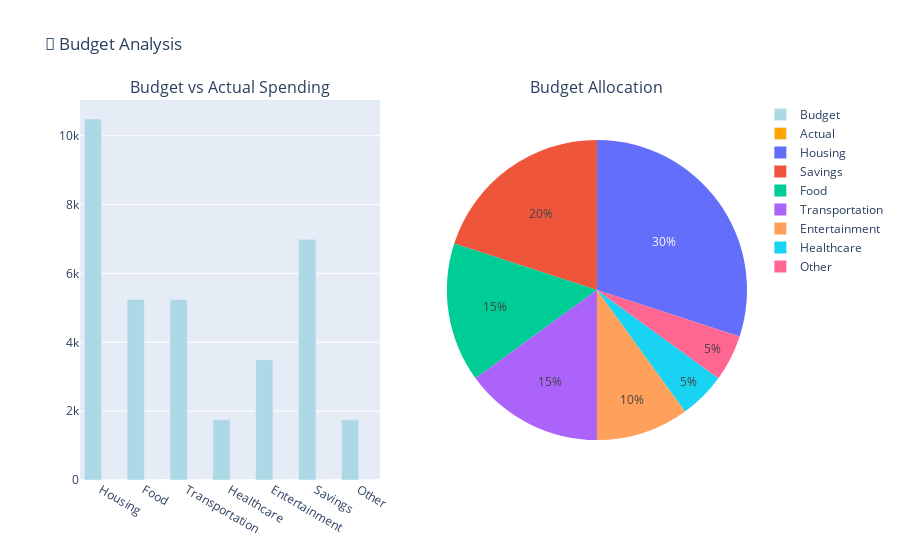

Here is the notebook cell this chart was saved with:
### Markdown cell above
## 🎯 Budget Analysis & Recommendations

### Code cell
# Create a simple budget based on historical data
# You can modify these percentages based on your financial goals
BUDGET_PERCENTAGES = {
    'Housing': 0.30,      # 30% of income
    'Food': 0.15,         # 15% of income
    'Transportation': 0.15, # 15% of income
    'Healthcare': 0.05,   # 5% of income
    'Entertainment': 0.10, # 10% of income
    'Savings': 0.20,      # 20% of income
    'Other': 0.05         # 5% of income
}

# Calculate budget vs actual for recent months
recent_months = monthly_summary.tail(3)
avg_monthly_income = recent_months.get('Income', 0).mean()

print("🎯 BUDGET ANALYSIS")
print("=" * 60)
print(f"Average Monthly Income: ${avg_monthly_income:,.2f}")
print("\nRecommended Budget Allocation:")
print("-" * 60)

budget_data = []
for category, percentage in BUDGET_PERCENTAGES.items():
    budget_amount = avg_monthly_income * percentage
    
    # Try to match with actual spending categories
    if category == 'Housing':
        actual_categories = ['Rent', 'Mortgage', 'Utilities', 'Electricity', 'Water', 'Gas', 'Internet']
    elif category == 'Food':
        actual_categories = ['Groceries', 'Dining Out', 'Food']
    elif category == 'Transportation':
        actual_categories = ['Fuel', 'Public Transit', 'Car Payment', 'Car Insurance', 'Transportation']
    else:
        actual_categories = [category]
    
    # Calculate actual spending
    actual_spending = 0
    for cat in actual_categories:
        if cat in category_spending.index:
            actual_spending += category_spending.loc[cat, 'Total_Spent'] / len(monthly_summary)
    
    budget_data.append({
        'Category': category,
        'Budget': budget_amount,
        'Actual': actual_spending,
        'Difference': budget_amount - actual_spending,
        'Percentage': percentage * 100
    })
    
    status = "✅ Under" if actual_spending <= budget_amount else "❌ Over"
    print(f"{category:<15} ${budget_amount:>8,.0f} vs ${actual_spending:>8,.0f} {status}")

# Create budget visualization
budget_df = pd.DataFrame(budget_data)

fig = make_subplots(
    rows=1, cols=2,
    subplot_titles=('Budget vs Actual Spending', 'Budget Allocation'),
    specs=[[{"type": "bar"}, {"type": "pie"}]]
)

# Budget vs Actual
fig.add_trace(
    go.Bar(x=budget_df['Category'], y=budget_df['Budget'],
           name='Budget', marker_color='lightblue'),
    row=1, col=1
)
fig.add_trace(
    go.Bar(x=budget_df['Category'], y=budget_df['Actual'],
           name='Actual', marker_color='orange'),
    row=1, col=1
)

# Budget allocation pie
fig.add_trace(
    go.Pie(labels=budget_df['Category'], values=budget_df['Budget'],
           name="Budget Allocation"),
    row=1, col=2
)

fig.update_layout(height=500, title_text="🎯 Budget Analysis")
fig.show()

### Figure 1 — Plotly figure (JSON) as saved in the notebook; plotly's stock layout.template omitted (floating-point values rounded to 4 significant figures)
{"data": [{"marker": {"color": "lightblue"}, "name": "Budget", "type": "bar", "x": ["Housing", "Food", "Transportation", "Healthcare", "Entertainment", "Savings", "Other"], "xaxis": "x", "y": [10490.0, 5243.0, 5243.0, 1748.0, 3496.0, 6991.0, 1748.0], "yaxis": "y"}, {"marker": {"color": "orange"}, "name": "Actual", "type": "bar", "x": ["Housing", "Food", "Transportation", "Healthcare", "Entertainment", "Savings", "Other"], "xaxis": "x", "y": [0, 0, 0, 0, 0, 0, 0], "yaxis": "y"}, {"domain": {"x": [0.55, 1], "y": [0, 1]}, "labels": ["Housing", "Food", "Transportation", "Healthcare", "Entertainment", "Savings", "Other"], "name": "Budget Allocation", "type": "pie", "values": [10490.0, 5243.0, 5243.0, 1748.0, 3496.0, 6991.0, 1748.0]}], "layout": {"annotations": [{"font": {"size": 16}, "showarrow": false, "text": "Budget vs Actual Spending", "x": 0.225, "xanchor": "center", "xref": "paper", "y": 1, "yanchor": "bottom", "yref": "paper"}, {"font": {"size": 16}, "showarrow": false, "text": "Budget Allocation", "x": 0.775, "xanchor": "center", "xref": "paper", "y": 1, "yanchor": "bottom", "yref": "paper"}], "autosize": true, "title": {"text": "🎯 Budget Analysis"}, "xaxis": {"anchor": "y", "autorange": true, "domain": [0, 0.45], "range": [-0.5, 6.5], "type": "category"}, "yaxis": {"anchor": "x", "autorange": true, "domain": [0, 1], "range": [0, 11040.0], "type": "linear"}}}
